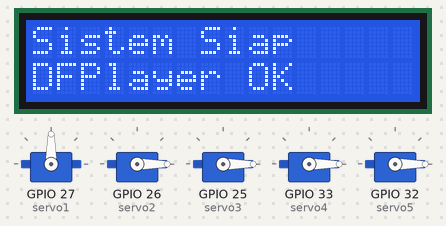
The sketch below on a simulated ESP32. On the bench: 16×2 character LCD, 5 × servo. The audio player accepts every command and is not drawn.

Above: at 3.2 s.
At 4.2 s:
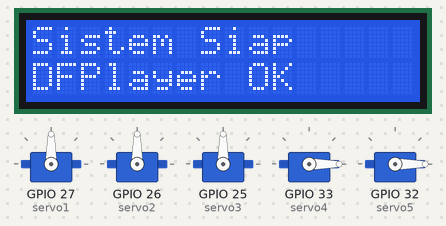
At 4.7 s:
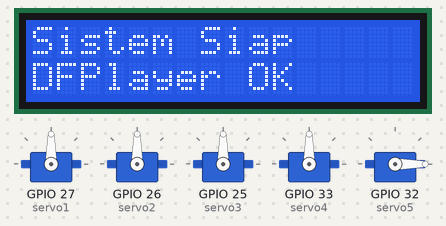
At 5.2 s:
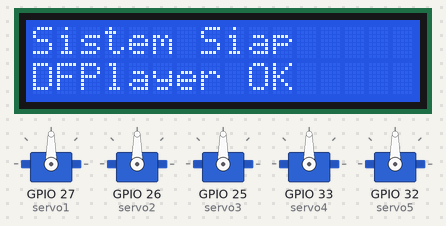
At 6.2 s:
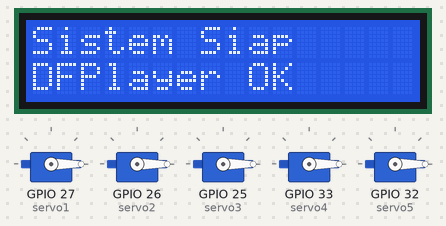
At 13.9 s:
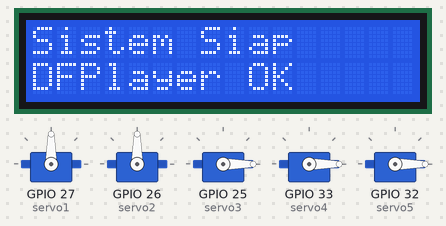
Timing chart, 0 to 37.7 s (numbered marks = the images above):
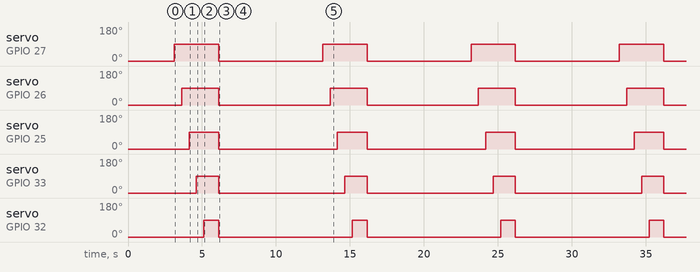

The sketch:

demo.ino
```cpp
#include <Wire.h>
#include <LiquidCrystal_I2C.h>
#include <ESP32Servo.h>
#include <DFRobotDFPlayerMini.h>
#include <HardwareSerial.h>

// ================= LCD =================
LiquidCrystal_I2C lcd(0x27, 16, 2);

// ================= DFPLAYER =================
HardwareSerial dfSerial(2);   // UART2
DFRobotDFPlayerMini mp3;

// ================= SERVO =================
Servo servo1, servo2, servo3, servo4, servo5;

void setup() {
  Serial.begin(115200);
  delay(500);

  // ================= DFPLAYER INIT =================
  dfSerial.begin(9600, SERIAL_8N1, 16, 17);

  if (!mp3.begin(dfSerial)) {
    Serial.println("DFPlayer gagal!");
    while (1);
  }

  mp3.volume(25);      // 0–30
  delay(500);

  // ================= LCD INIT =================
  Wire.begin(21, 22);
  lcd.init();
  lcd.backlight();
  lcd.setCursor(0, 0);
  lcd.print("Sistem Siap");
  lcd.setCursor(0, 1);
  lcd.print("DFPlayer OK");

  delay(1000);

  // ================= SERVO INIT =================
  servo1.attach(27);
  servo2.attach(26);
  servo3.attach(25);
  servo4.attach(33);
  servo5.attach(32);

  // Posisi awal (aman)
  servo1.write(0);
  servo2.write(0);
  servo3.write(0);
  servo4.write(0);
  servo5.write(0);

  delay(500);

  // ================= PLAY AUDIO =================
  mp3.play(1);   // mainkan 0001.mp3
}

void loop() {
  // Contoh gerakan servo bergantian (AMAN DARI DROP TEGANGAN)
  servo1.write(90);
  delay(500);

  servo2.write(90);
  delay(500);

  servo3.write(90);
  delay(500);

  servo4.write(90);
  delay(500);

  servo5.write(90);
  delay(1000);

  // Kembali ke posisi awal
  servo1.write(0);
  servo2.write(0);
  servo3.write(0);
  servo4.write(0);
  servo5.write(0);

  delay(2000);

  // Putar suara kedua
  mp3.play(2);   // 0002.mp3
  delay(5000);
}
```

Measured:
- by itself, servo on GPIO 27 (servo1): alternates 90° for 3.0 s and 0° for 7.0 s
- by itself, servo on GPIO 26 (servo2): alternates 90° for 2.5 s and 0° for 7.5 s
- by itself, servo on GPIO 25 (servo3): alternates 90° for 2.0 s and 0° for 8.0 s
- by itself, servo on GPIO 33 (servo4): alternates 90° for 1.5 s and 0° for 8.5 s
- by itself, servo on GPIO 32 (servo5): alternates 90° for 1.0 s and 0° for 9.0 s
